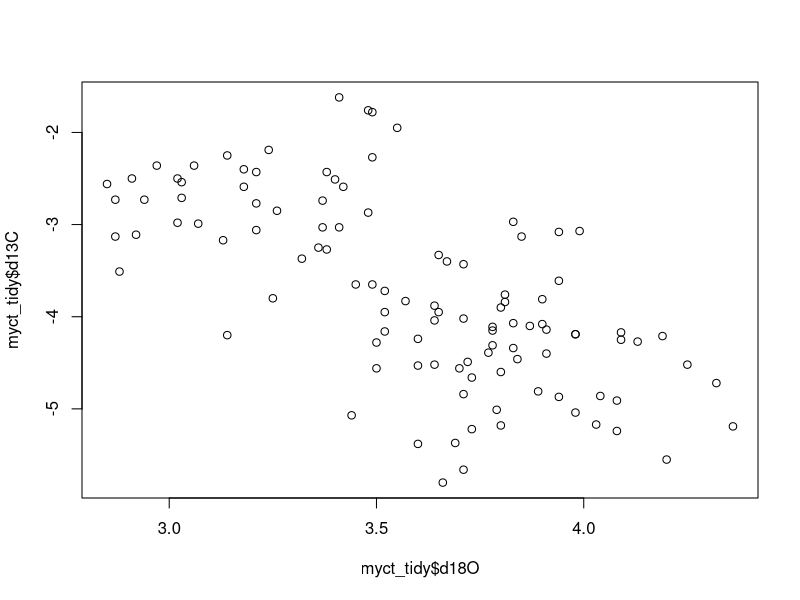
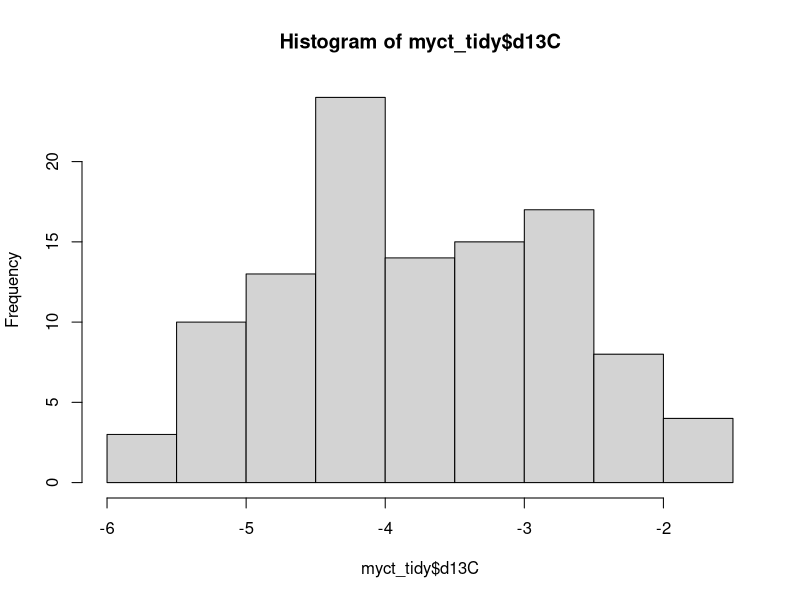
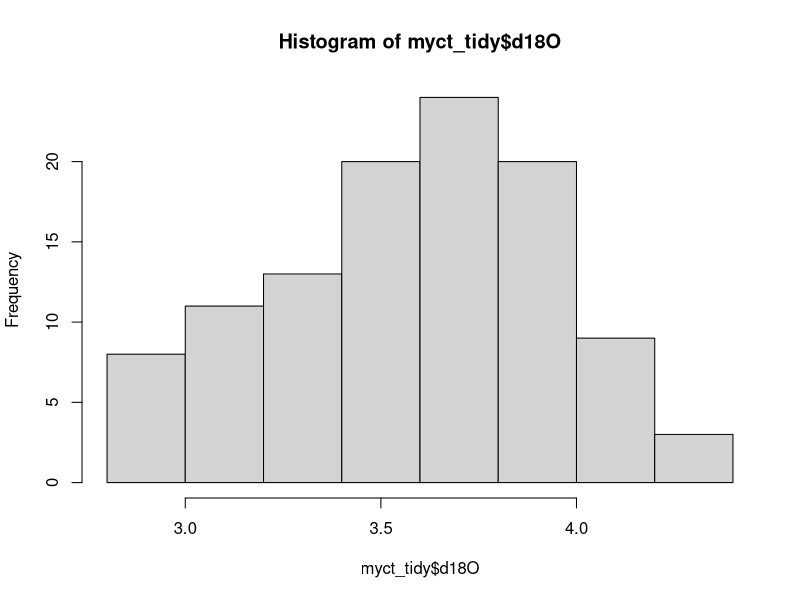

Recreate these plots in R, in order.
#### d13C with d18O ####

library(tidyverse)

myct <- read.csv("Data/Myctophids_Master.csv")
myct_tidy <- select(myct, d13C, d18O)
myct_tidy <- na.omit(myct_tidy)

## Initial plot - d18O vs d13C

plot(myct_tidy$d18O, myct_tidy$d13C)

## Check for normal distributon with K-S test

# d13C

hist(myct_tidy$d13C)

avg <- mean(myct_tidy$d13C, na.rm = TRUE)
sd <- sd(myct_tidy$d13C, na.rm = TRUE)

ks.test(myct_tidy$d13C, "pnorm", avg, sd)

# Normality ok

# d18O

hist(myct_tidy$d18O)

avg <- mean(myct_tidy$d18O, na.rm = TRUE)
sd <- sd(myct_tidy$d18O, na.rm = TRUE)

ks.test(myct_tidy$d18O, "pnorm", avg, sd)

# Normality OK

## Check for homogeneity of variances with F-test

var <- read.csv("Data/Extra/13C_18O_var.csv")

var.test(Value ~ Isotope, data = var)

# Homogeneity of variances not ok

## Proceed with Spearman's Rank test

cor.test(~ d13C + d18O,
         data = myct_tidy,
         method = "spearman",
         cof.level = 0.95)

# Significant negative correlation